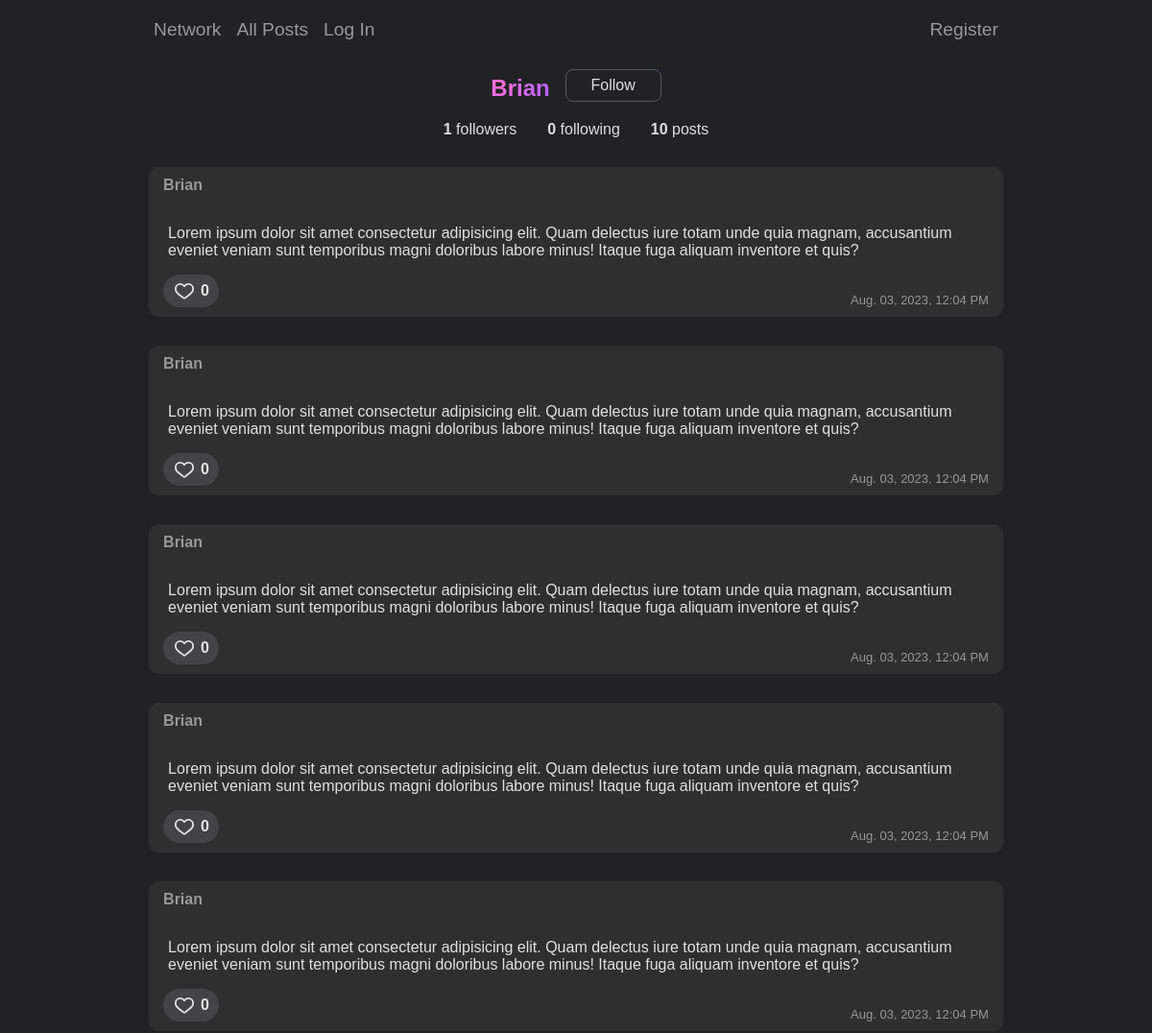
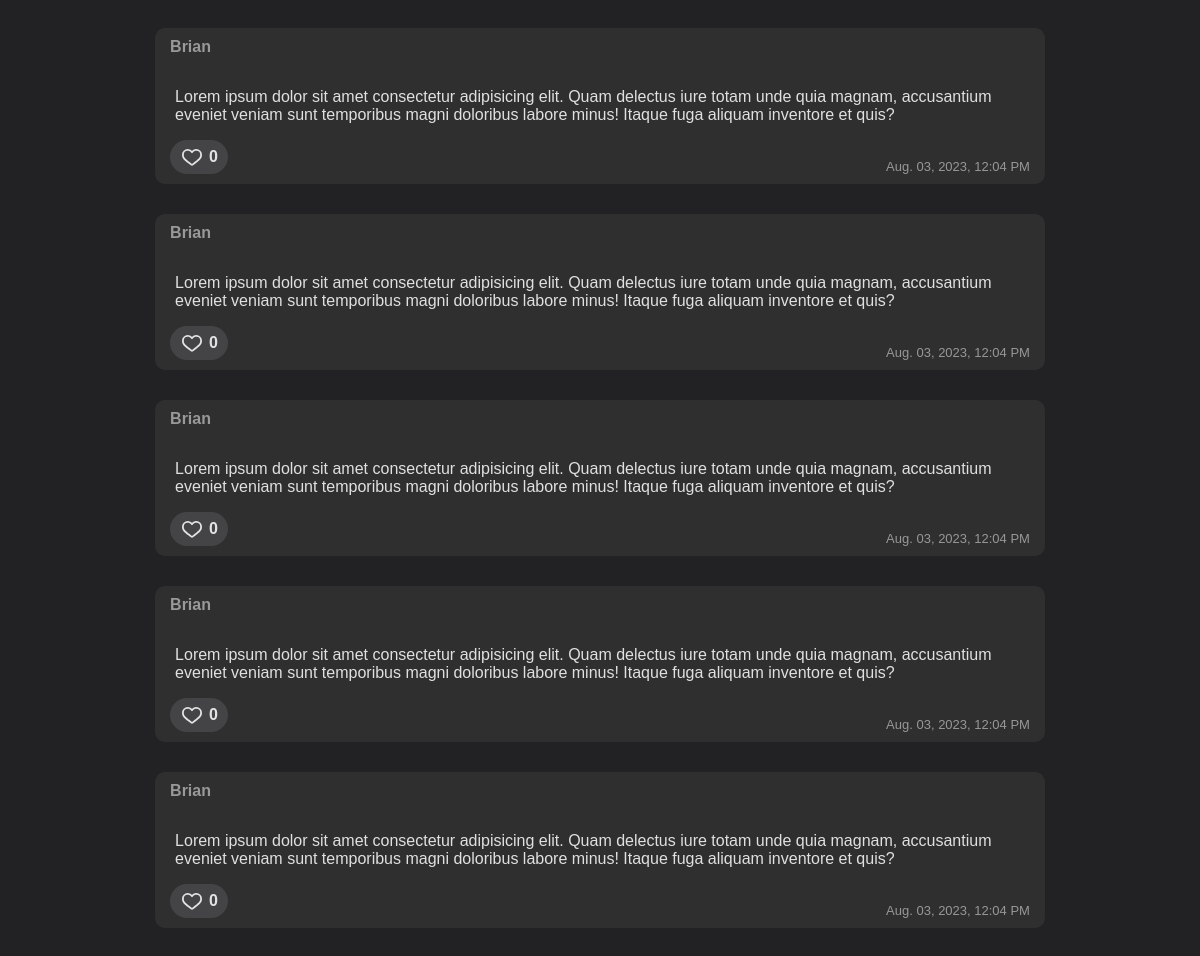
The page /profile/Brian on the database its author committed (2 pictures, top to bottom).
### network/models.py (models this page shows, shortened)
class User(AbstractUser):
    pass

class Post(models.Model):
    user = models.ForeignKey(User, on_delete=models.CASCADE)
    date = models.DateTimeField()
    text = models.TextField()
    likes = models.PositiveIntegerField(default=0)

### network/views.py (the view, shortened to what this page needs)
# urls.py: path('profile/<str:username>', views.load_profile, name='profile'),
def load_profile(request, username):
    load_user = User.objects.get(username=username)
    paginated_posts = Paginator(Post.objects.filter(user=load_user).order_by('-date'), 10)
    rendered_page = paginated_posts.get_page(request.GET.get('page'))
    posts_count = Post.objects.filter(user=load_user).count()
    followers_count = load_user.followers_set.count()
    following_count = load_user.following_set.count()
    context = {'posts': rendered_page, 'user_profile': load_user, 'followers': followers_count, 'following': following_count, 'posts_count': posts_count}
    return render(request, "network/profile.html", context)

### network/templates/network/profile.html (shortened to what this page needs)
{% extends "network/layout.html" %}
{% load static %}
{% block body %}
    <div class="profile-plate">
        <h2 class="gradient-fill flex-item-inline">{{user_profile.username}}</h2>
        <div>
            {% if user_profile.id != request.user.id %}
                <button id="follow-button" data-id="{{user_profile.id}}" class="btn-follow">
                    {% if follow %}
                        Unfollow
                    {% else %}
                        Follow
                    {% endif %}
                </button>
            {% endif %}
        </div>
    </div>
    <div id="follow-plate">
        <span id="followers-count"><b>{{followers}}</b> followers</span>
        <span id="following-count"><b>{{following}}</b> following</span>
        <span><b>{{posts_count}}</b> posts</span>
    </div>
    <div id="all-posts" class="flexbox-container">
        {% for post in posts %}
        <div class="post">
            <div class="user-post abs"><a href="{% url 'profile' username=post.user.username %}">{{ post.user }}</a> {% if post.user.id in followed %}<span class="gradient-following">following</span>{% endif %}</div>
            <div>{{ post.text }}</div>
            <div class="like-btn abs {% if post.id in liked %}liked{% else %}unliked{% endif %} " data-id="{{post.id}}">
                <div class="like-count">{{ post.likes }}</div>
            </div>
            <div class="abs date-post">{{post.date|date:'b. d, Y, h:i A'|capfirst}}</div>
            </div>
        {% endfor %}
    </div>
{% endblock %}

### network/static/network/styles.css (style rules this page uses)
* { font-family: Arial, Helvetica, sans-serif; margin: 0px; padding: 0px; box-sizing: border-box; }
body { background-color: #222225; color: rgba(255, 255, 255, 0.85); }
.flex-item-inline { display: inline-block; }
.profile-plate { display: flex; flex-direction: row; justify-content: center; align-items: flex-end; gap: 1rem; }
#follow-plate { margin-top: 20px; display: flex; flex-direction: row; justify-content: center; gap: 2rem; }
.btn-submit, .btn-follow { font-size: smaller; color: rgba(255, 255, 255, 0.85); border: 1px solid #555666; outline: none; border-radius: 8px; background-color: #222225; padding: 7px 15px; transition: background-color 0.15s ease-in-out; }
.btn-follow { width: 100px; font-size: medium; }
.post { position: relative; background-color: rgba(52, 52, 52, 0.78); margin: 30px 0px; padding: 60px 20px; border-radius: 10px; }
.abs { position: absolute; }
.user-post { font-weight: bold; top: 10px; left: 15px; }
.date-post { font-size: small; bottom: 10px; right: 15px; color: rgba(255, 255, 255, 0.5); }
.like-count { margin-left: 5px; }
.gradient-fill { background-image: radial-gradient(circle at 10% 20%, rgb(254, 113, 210) 0%, rgb(184, 96, 255) 90%); -webkit-background-clip: text; background-clip: text; -webkit-text-fill-color: transparent; -webkit-box-decoration-break: clone; box-decoration-break: clone; }
a { color: #999; text-decoration: none; }
.unliked { display: flex; align-items: center; font-weight: bold; bottom: 10px; left: 15px; background-color: #444446; padding: 5px 10px; border-radius: 32px; }

### rows shown on the page
User: username "Brian"
Post: user "Brian", text "Lorem ipsum dolor sit amet consectetur adipisicing elit. Quam delectus iure totam unde quia magnam, accusantium eveniet veniam sunt temporibus magni doloribus labore minus! Itaque fuga aliquam inventore et quis?", likes "0", date "Aug. 03, 2023, 12:04 PM"
Post: user "Brian", text "Lorem ipsum dolor sit amet consectetur adipisicing elit. Quam delectus iure totam unde quia magnam, accusantium eveniet veniam sunt temporibus magni doloribus labore minus! Itaque fuga aliquam inventore et quis?", likes "0", date "Aug. 03, 2023, 12:04 PM"
Post: user "Brian", text "Lorem ipsum dolor sit amet consectetur adipisicing elit. Quam delectus iure totam unde quia magnam, accusantium eveniet veniam sunt temporibus magni doloribus labore minus! Itaque fuga aliquam inventore et quis?", likes "0", date "Aug. 03, 2023, 12:04 PM"
Post: user "Brian", text "Lorem ipsum dolor sit amet consectetur adipisicing elit. Quam delectus iure totam unde quia magnam, accusantium eveniet veniam sunt temporibus magni doloribus labore minus! Itaque fuga aliquam inventore et quis?", likes "0", date "Aug. 03, 2023, 12:04 PM"
Post: user "Brian", text "Lorem ipsum dolor sit amet consectetur adipisicing elit. Quam delectus iure totam unde quia magnam, accusantium eveniet veniam sunt temporibus magni doloribus labore minus! Itaque fuga aliquam inventore et quis?", likes "0", date "Aug. 03, 2023, 12:04 PM"
Post: user "Brian", text "Lorem ipsum dolor sit amet consectetur adipisicing elit. Quam delectus iure totam unde quia magnam, accusantium eveniet veniam sunt temporibus magni doloribus labore minus! Itaque fuga aliquam inventore et quis?", likes "0", date "Aug. 03, 2023, 12:04 PM"
Post: user "Brian", text "Lorem ipsum dolor sit amet consectetur adipisicing elit. Quam delectus iure totam unde quia magnam, accusantium eveniet veniam sunt temporibus magni doloribus labore minus! Itaque fuga aliquam inventore et quis?", likes "0", date "Aug. 03, 2023, 12:04 PM"
Post: user "Brian", text "Lorem ipsum dolor sit amet consectetur adipisicing elit. Quam delectus iure totam unde quia magnam, accusantium eveniet veniam sunt temporibus magni doloribus labore minus! Itaque fuga aliquam inventore et quis?", likes "0", date "Aug. 03, 2023, 12:04 PM"
Post: user "Brian", text "Lorem ipsum dolor sit amet consectetur adipisicing elit. Quam delectus iure totam unde quia magnam, accusantium eveniet veniam sunt temporibus magni doloribus labore minus! Itaque fuga aliquam inventore et quis?", likes "0", date "Aug. 03, 2023, 12:04 PM"
Post: user "Brian", text "Lorem ipsum dolor sit amet consectetur adipisicing elit. Quam delectus iure totam unde quia magnam, accusantium eveniet veniam sunt temporibus magni doloribus labore minus! Itaque fuga aliquam inventore et quis?", likes "0", date "Aug. 03, 2023, 12:04 PM"

### other values the page prints
{{ followers }} "1"
{{ following }} "0"
{{ posts_count }} "10"
